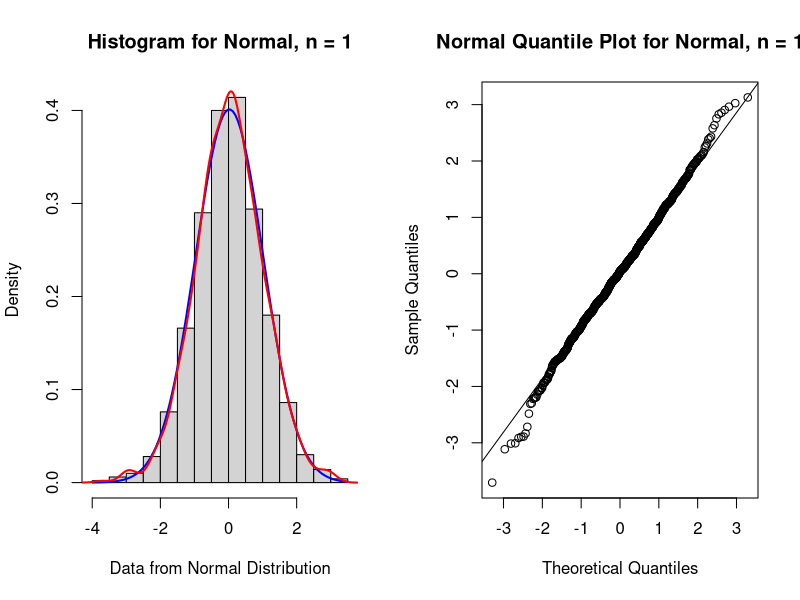
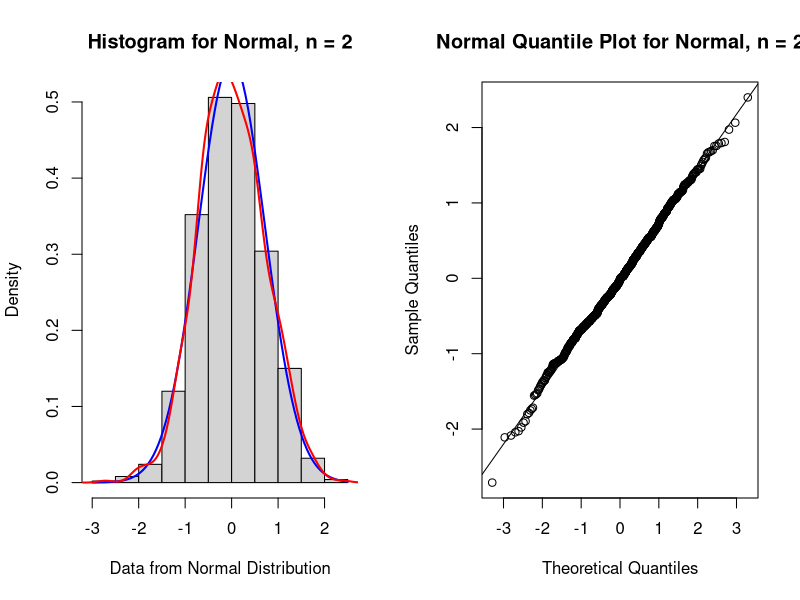
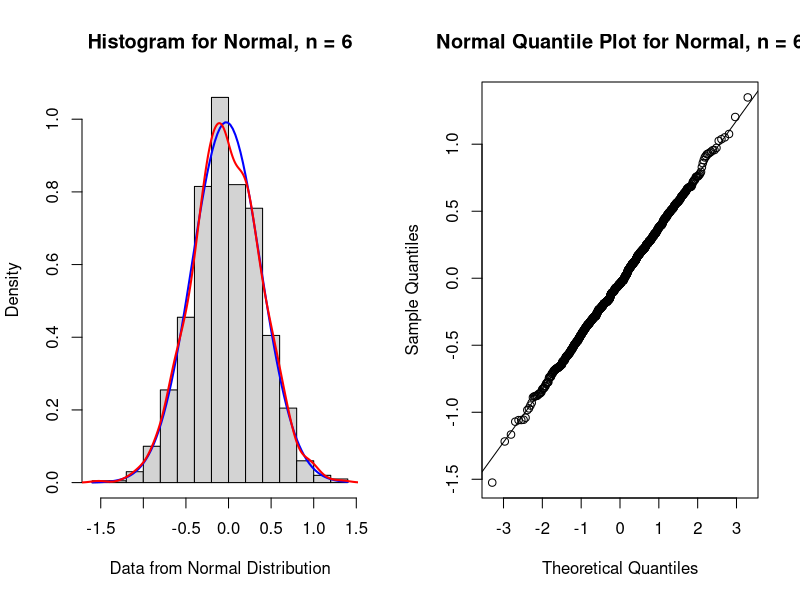
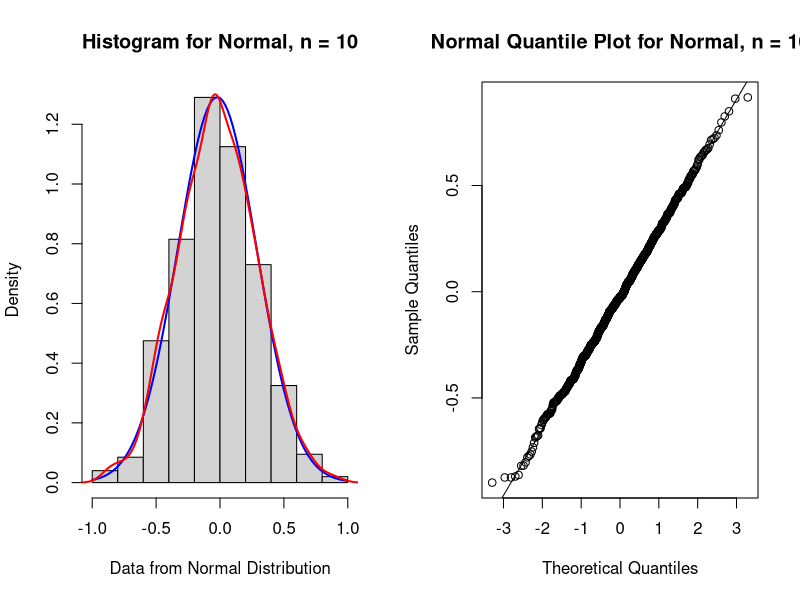

Generate these figures, in order, with R:
# A
SRS <- 1000
set <- c(1, 2, 6, 10)
for(i in set) {
  attach(mtcars)    
  par(mfrow=c(1,2))   # two plots together
  n <- i
  data.vec <- rnorm(SRS*n,mean=0,sd=1)
  data.mat <- matrix(data.vec, ncol = n)
  avg <- apply(data.mat, 1, mean)
  
  m = mean(avg)
  std = sd(avg)
  # print(n, m, std)
  str = sprintf("n = %d, mean = %f, std = %f, sample std = %f", n,m, std, std*sqrt(n))
  print(str)
  
  # windows()#this is optional
  hist(avg, xlab="Data from Normal Distribution", freq = FALSE, main=sprintf("Histogram for Normal, n = %d",n))
  curve(dnorm(x, mean=m, sd=std), col="blue", lwd=2, add=TRUE)
  lines(density(avg, adjust=1),col = "red", lwd=2)
  # windows()
  # quartz()
  qqnorm(avg,main=sprintf("Normal Quantile Plot for Normal, n = %d",n))
  qqline(avg)
  quartz()
}




